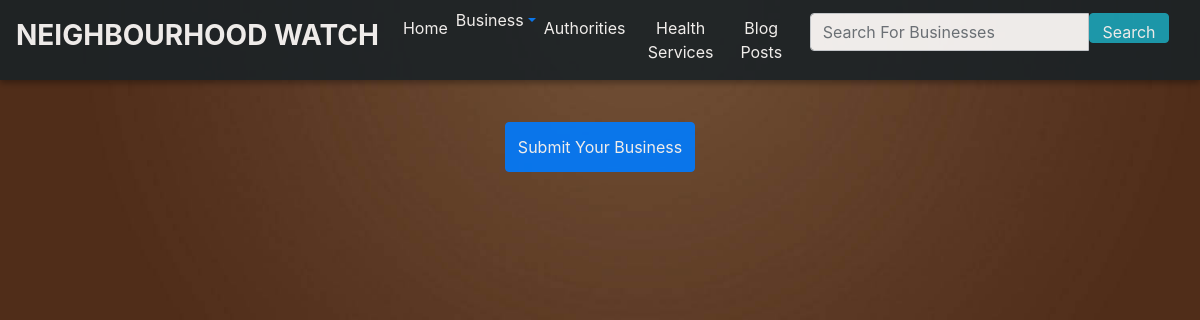
The app's page /kiamunyiB/, older data.
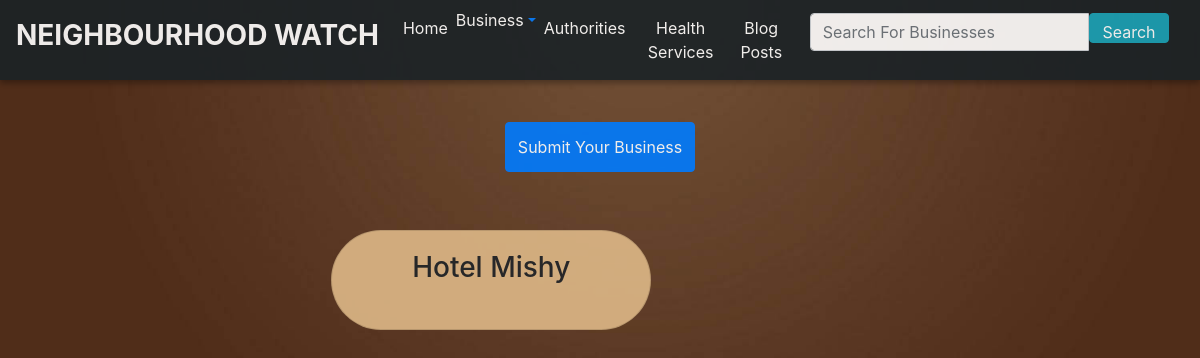
The same page, newer data.
### neighbourhood/models.py (models this page shows, shortened)
class Business(models.Model):
    name = models.CharField(max_length=100)
    email = models.EmailField()
    logo = models.ImageField(upload_to='businesslogo/')
    description = HTMLField()
    neighbourhood = models.ForeignKey(Neighbourhood,related_name='business', on_delete=models.CASCADE,null=True,blank=True)
    user = models.ForeignKey(User, on_delete=models.CASCADE,null=True,blank=True)
    owner=models.CharField(max_length=250,null=True)

### neighbourhood/views.py (the view)
# urls.py: url(r'kiamunyiB/',views.kiamunyiBusiness,name='kiamunyiB'),
def kiamunyiBusiness(request):
   kiamunyi_neighbourhood = Neighbourhood.objects.get(pk=2)
   businesses =  Business.objects.filter(neighbourhood=kiamunyi_neighbourhood)
   return render(request,'Kiamunyibusiness.html', {'businesses':businesses})

### neighbourhood/templates/Kiamunyibusiness.html (shortened to what this page needs)
{%extends 'index.html'%}
{%load static%}
{%load bootstrap4%}
{%block content%}
<nav class="navbar navbar-expand-lg">
    <a class="navbar-brand" style="color: white;" href="#"><h3><strong>NEIGHBOURHOOD WATCH</strong></h3></a>
        <div class="collapse navbar-collapse" id="navbarTogglerDemo02">
         <ul class="navbar-nav mr-auto smooth-scroll">
          <li class="nav-item">
            <a class="nav-link" href="{%url 'kiamunyi'%}">Home
            </a>
          </li>
          <li class="nav-item">
            <a href="#" class="dropdown-toggle" data-toggle="dropdown" role="button"><span class="bus">Business</span></a>
          </li>
          <li class="nav-item">
            <a class="nav-link" href="{%url 'Kauth'%}" data-offset="90">Authorities</a>
          </li>
          <li class="nav-item">
            <a class="nav-link" href="{%url 'Khealth'%}" data-offset="90">Health Services</a>
          </li>
          <li class="nav-item">
            <a class="nav-link" href="{%url 'KPosts'%}" data-offset="90">Blog Posts</a>
          </li>
        </ul>
       </div>
       <div class="col-sm-4 col-md-4 navbar-right">
        <form class="navbar-form" role="search" action="{% url 'search_results' %}">
          <div class="input-group">
            <input
              type="text"
              class="form-control"
              placeholder="Search For Businesses"
              name="business"
              width="40px"
            />
            <div class="input-group-btn">
              <button
                class="btn btn-info"
                type="submit"
                style="width: 80px; height: 30px; text-align: center"
              >
                Search
              </button>
            </div>
          </div>
        </form>
      </div>
</nav>
<div class="text-center">
  <a href="{% url 'business_form'%}" >
      <button class="btn btn-primary" style="height:50px;  margin-top: -6px;">Submit Your Business</button>
  </a>
</div>
<div class="row">
    {% for business in businesses %}
    <div class="col-md-5" style="position: relative; left:250px; display: flex; justify-content: space-evenly;">
        <div class="card" data-toggle="modal" data-target="#{{business.id}}" style="height: 100px;background-color: burlywood; border-radius: 50px">
            <div class="card-body">
                <h3 class="card-title" style="text-align: center;">{{business.name|truncatechars:19}}</h3>
            </div>
        </div>
    </div>
    {% endfor %}
</div>
  {%endblock%}

Row changes from the older to the newer data that the page shows:
added Business: name "Hotel Mishy"
